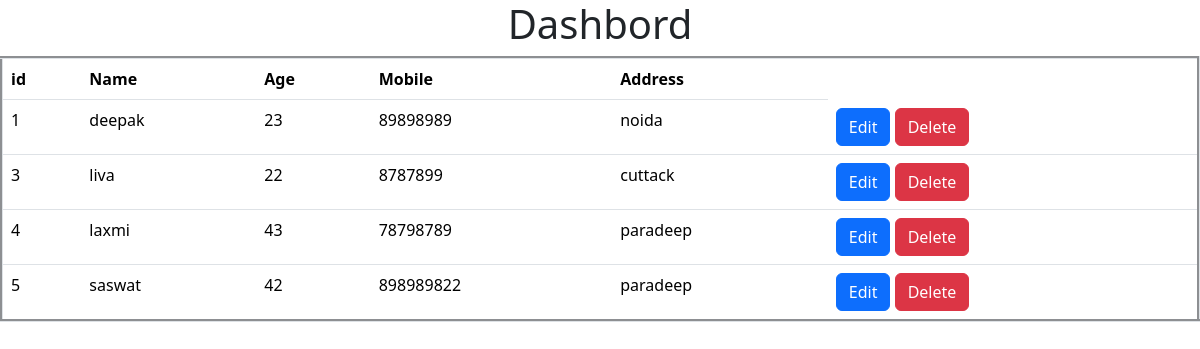
The app's page /crud/view.php with its own data.
### tables this page shows
create table collage(id int unique , name varchar(20),age int, mobile bigint,address varchar(30));

### crud/view.php (the view, shortened to what this page needs)
<?php
$conn=mysqli_connect('localhost','root','','people');
 $query='select * from collage';
 $result= mysqli_query($conn,$query);
 if(mysqli_num_rows($result)>0)
 {
?>
<!DOCTYPE html>
<html lang="en">
<head>
    <link href="https://cdn.jsdelivr.net/npm/bootstrap@5.3.3/dist/css/bootstrap.min.css" rel="stylesheet">
</head>
<body>
    <h1 style="text-align:center">Dashbord</h1>
    <table border=3 class='table'>
    <tr>
        <th>id</th>
        <th>Name</th>
        <th>Age</th>
        <th>Mobile</th>
        <th>Address</th>
    </tr>
    <?php while ($data=mysqli_fetch_assoc($result))
    {?>
      <tr>
        <td>
            <?php echo $data['id'];?>
        </td>
        <td>
            <?php echo $data['name'];?>
        </td>
        <td>
            <?php echo $data['age'];?>
        </td>
        <td>
            <?php echo $data['mobile'];?>
        </td>
        <td>
            <?php echo $data['address'];?>
        </td>
        <td><a href='edit.php? id=<?php echo $data['id'];?>' class='btn btn-primary'>Edit</a>
     <a href='delete.php? id=<?php echo $data['id'];?>' class='btn btn-danger'>Delete</a></td>
      </tr>
<?php }}
else{echo'No data found';}?>
</table>
</body>
</html>

### records on screen
collage: id "1", name "deepak", age "23", mobile "89898989", address "noida"
collage: id "3", name "liva", age "22", mobile "8787899", address "cuttack"
collage: id "4", name "laxmi", age "43", mobile "78798789", address "paradeep"
collage: id "5", name "saswat", age "42", mobile "898989822", address "paradeep"
